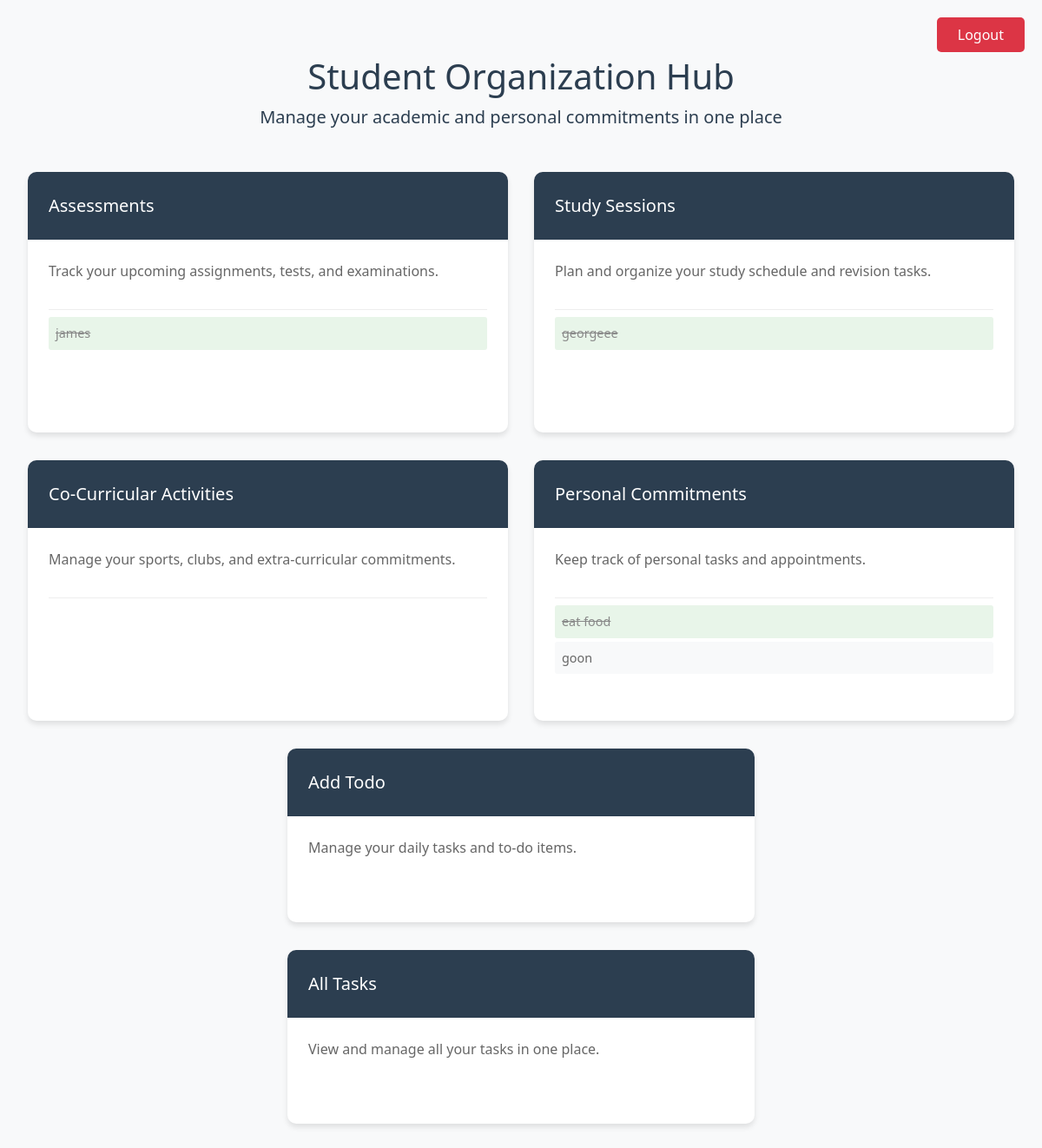
The page /dashboard (signed in) on the database as committed earlier.
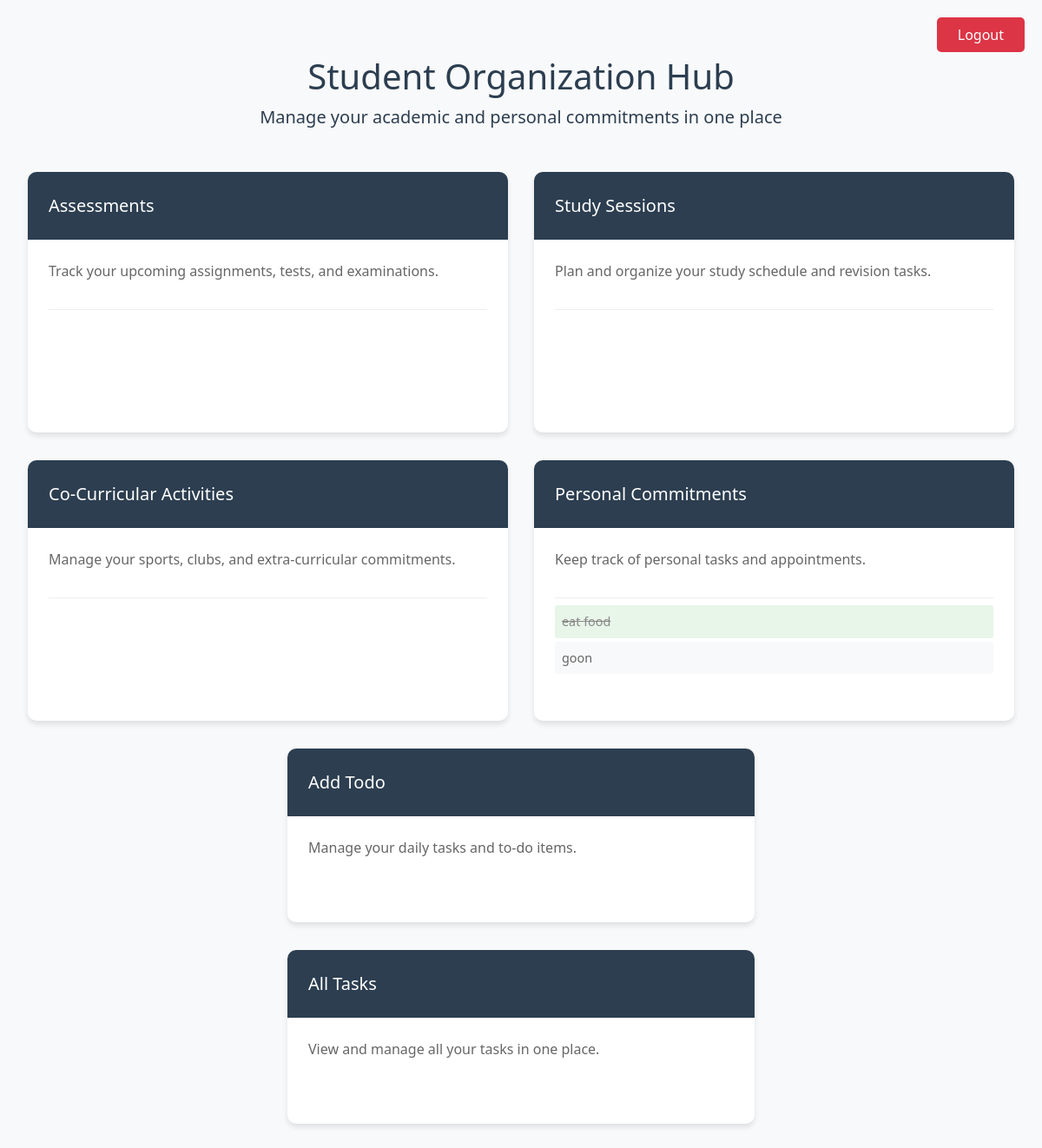
The same page on the database as committed later.
### flask_app/setup_db.py (models this page shows)
class ToDo(Base):
    __tablename__ = 'todo'
    id = Column(Integer, primary_key=True)
    task = Column(String, nullable=False)
    category = Column(String, nullable=False)
    completed = Column(Boolean, default=False)
    user_id = Column(Integer, ForeignKey('users.id'), nullable=False)
    user = relationship('User', back_populates='todos')

### flask_app/app.py (the view)
@app.route('/dashboard')
def dashboard():
    if "user_id" not in session:
        flash("Please log in to access the dashboard.", "warning")
        return redirect('/login')
    user_id = session["user_id"]
    todos = db_session.query(ToDo).filter_by(user_id=user_id).all()
    return render_template('dashboard.html', todos=todos)

### flask_app/templates/dashboard.html (shortened to what the changed rows need)
<!DOCTYPE html>
<html lang="en">
<head>
    <link rel="stylesheet" href="https://maxcdn.bootstrapcdn.com/bootstrap/4.5.2/css/bootstrap.min.css">
</head>
<body>
    <div class="hub-container">
        <div class="hub-header">
            <h1>Student Organization Hub</h1>
        </div>
        <div class="row">
            <div class="col-md-6">
                <a href="{{ url_for('assessments') }}" class="hub-card-link">
                    <div class="hub-card">
                        <div class="hub-card-body">
                            <p>Track your upcoming assignments, tests, and examinations.</p>
                            <div class="todo-preview">
                                {% for todo in todos if todo.category == 'Assessments' %}
                                    <div class="todo-preview-item {% if todo.completed %}completed{% endif %}">
                                        {{ todo.task }}
                                    </div>
                                {% endfor %}
                            </div>
                        </div>
                    </div>
                </a>
            </div>
            <div class="col-md-6">
                <a href="{{ url_for('study_sessions') }}" class="hub-card-link">
                    <div class="hub-card">
                        <div class="hub-card-body">
                            <p>Plan and organize your study schedule and revision tasks.</p>
                            <div class="todo-preview">
                                {% for todo in todos if todo.category == 'Study Sessions' %}
                                    <div class="todo-preview-item {% if todo.completed %}completed{% endif %}">
                                        {{ todo.task }}
                                    </div>
                                {% endfor %}
                            </div>
                        </div>
                    </div>
                </a>
            </div>
            <div class="col-md-6">
                <a href="{{ url_for('personal_commitments') }}" class="hub-card-link">
                    <div class="hub-card">
                        <div class="hub-card-body">
                            <div class="todo-preview">
                                {% for todo in todos if todo.category == 'Personal Commitments' %}
                                    <div class="todo-preview-item {% if todo.completed %}completed{% endif %}">
                                        {{ todo.task }}
                                    </div>
                                {% endfor %}
                            </div>
                        </div>
                    </div>
                </a>
            </div>
        </div>
    </div>
</body>
</html>

Rows that differ between the two databases and show on the page:
removed ToDo: task "james", shown under "Student Organization Hub"
removed ToDo: task "georgeee"
